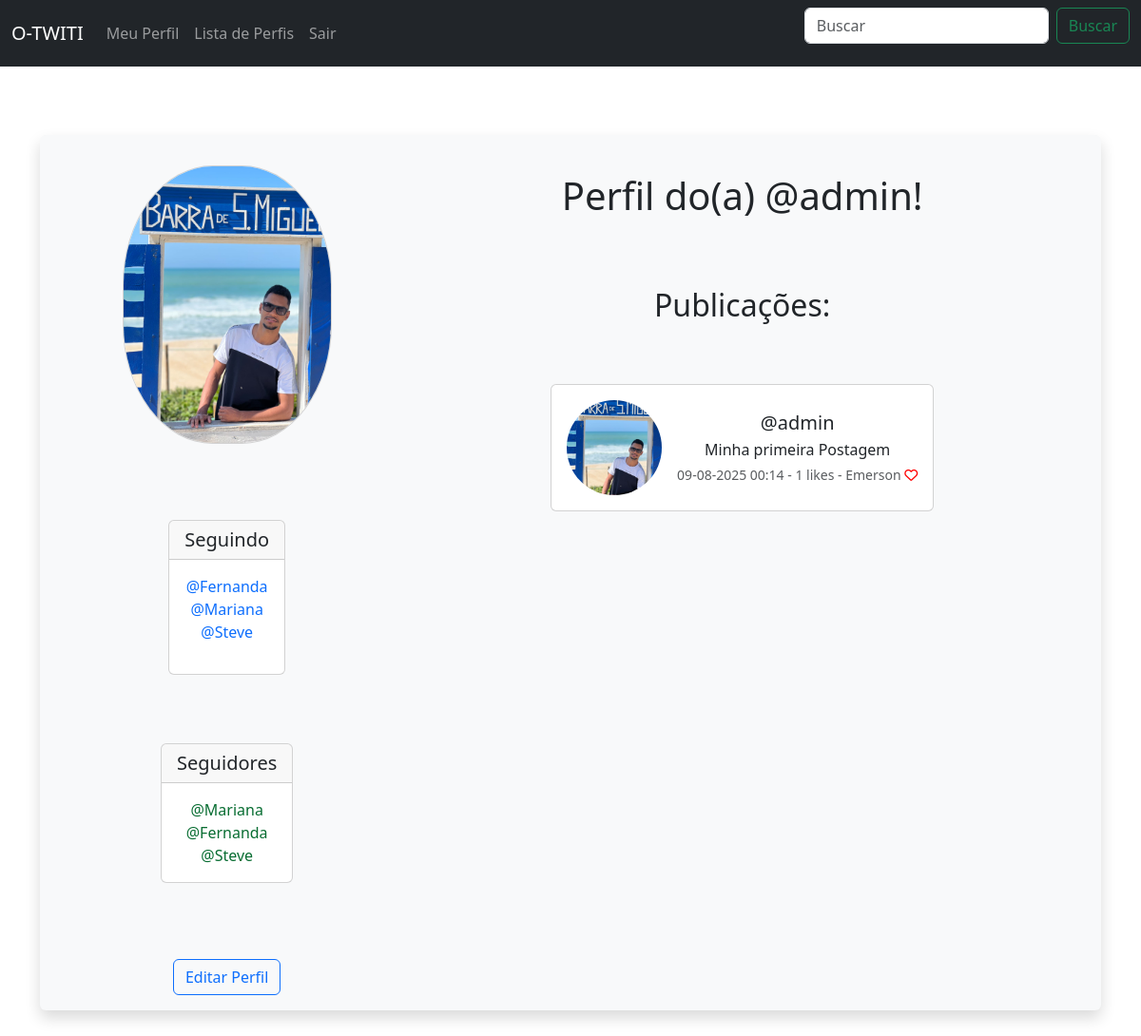
/profile/1 (signed in), run on an earlier commit of the app's database.
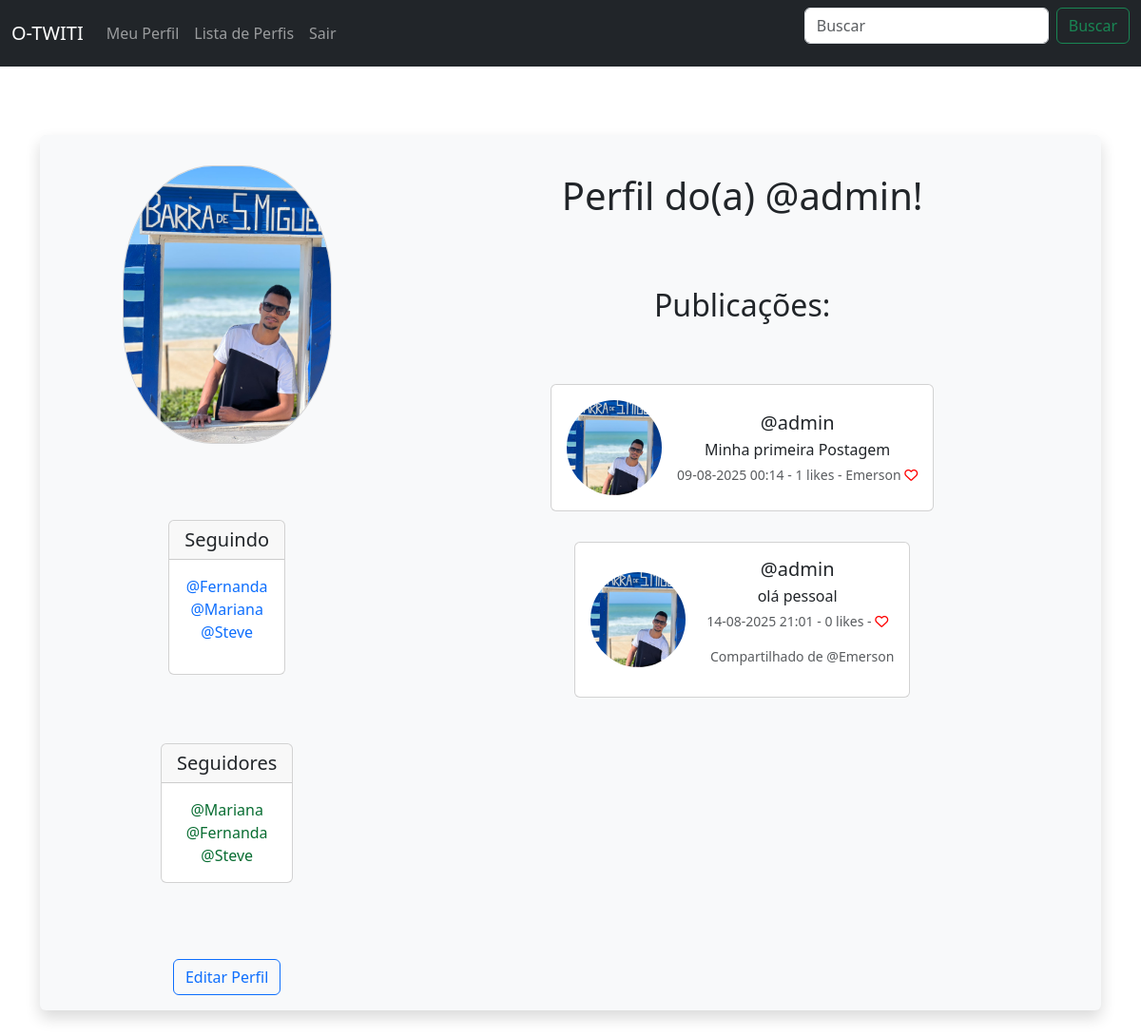
And on a later commit of the database.
### musker/models.py (models this page shows, shortened)
class UserProfile(models.Model):
    user = models.OneToOneField(User, on_delete=models.CASCADE)
    follows = models.ManyToManyField("self", related_name="followed_by", symmetrical=False, blank=True)
    date_modified = models.DateTimeField(User, auto_now=True)
    profile_image = models.ImageField(upload_to='images/', blank=True, null=True)
    def __str__(self):
        return self.user.username

class Meep(models.Model):
    user = models.ForeignKey(User, related_name='meeps', on_delete=models.DO_NOTHING)
    body = models.CharField(max_length=280)
    created_at = models.DateTimeField(auto_now_add=True)
    likes = models.ManyToManyField(User, related_name='meep_like', blank=True)
    shared_from = models.ForeignKey('self', null=True, blank=True, on_delete=models.SET_NULL, related_name='shares')
    @property
    def number_of_likes(self):
        return self.likes.count()

### musker/views.py (the view, shortened to what this page needs)
# urls.py: path('profile/<int:pk>', views.profile, name='profile'),
def profile(request, pk):
    if request.user.is_authenticated:
        profile = UserProfile.objects.get(user_id=pk)
        user_profile = UserProfile.objects.get(user=request.user)
        meeps = Meep.objects.filter(user_id=pk)
        return render(request, 'profile.html', {
            "profile": profile,
            "user_profile": user_profile,
            "meeps": meeps
        })
    else:
        messages.success(request, "Você precisa estar logado para visualizar esta página.")
        return redirect('home')

### musker/templates/profile.html (shortened to what the changed rows need)
<link rel="stylesheet" href="https://cdnjs.cloudflare.com/ajax/libs/font-awesome/6.4.2/css/all.min.css">
{% extends "base.html" %}
{% load static %}
{% block content %}
{% if profile %}
<div class="container text-center">
    <div class="row flex-column flex-md-row mt-5 mb-5 bg-light p-3 rounded shadow">
        <div class="col-md-4 order-md-2 d-flex flex-column align-items-center gap-3">
            <div class="card mb-3 mt-5 ">
                <div class="card-body">
                    <p class="card-text mb-3">
                        {% for following in profile.follows.all %}
                            <a class="text-decoration-none" href="{% url 'profile' following.user.id %}">@{{ following }}</a><br />
                        {% endfor %}
                    </p>
                </div>
            </div>
            <br />
            <div class="card">
                <div class="card-body">
                    <p class="card-text">
                        {% for follower in profile.followed_by.all %}
                            <a class="text-decoration-none list-group-item" style="color: rgb(8, 109, 50);"  href="{% url 'profile' follower.user.id %}">@{{ follower }}</a>
                        {% endfor %}
                    </p>
                </div>
            </div>
            <br />
            <br />
        </div>
        <div class="col-md-8 order-md-2 d-flex flex-column align-items-center gap-3 mt-4">
            <h1>Perfil do(a) @{{ profile.user.username }}!</h1>
            <h2 class="mt-5">Publicações:</h2>
            <br />
            {% if meeps %}
            {% for meep in meeps %}
                <div class="card mb-3">
                    <div class="card-body d-flex align-items-center">
                        {% if meep.user.userprofile.profile_image %}
                            <img src="{{ meep.user.userprofile.profile_image.url }}" alt="{{ meep.user.username }}" style="width: 100px; height: 100px; border-radius: 50%; object-fit: cover; margin-right: 16px;">
                        {% else %}
                            <img src="{% static 'images/FotoDePefil.png' %}" alt="Imagem padrão" style="width: 100px; height: 100px; border-radius: 50%; object-fit: cover; margin-right: 16px;">
                        {% endif %}
                        <div>
                            <h5 class="card-title mb-1">@{{ meep.user.username }}</h5>
                            <p class="card-text mb-1" style="word-break: break-word; white-space: pre-line;">{{ meep.body }}</p>
                            <p class="card-text">
                                <small class="text-muted">
                                    {{ meep.created_at|date:"d-m-Y H:i" }} -
                                    {{ meep.number_of_likes }}
                                    likes - {{ meep.likes.all|join:", " }}
                                    {% if user in meep.likes.all %}
                                        <a href="{% url 'meep_like' meep.id %}" title="Descurtir">
                                            <i class="fa-solid fa-heart" style="color: red;"></i>
                                        </a>
                                    {% else %}
                                        <a href="{% url 'meep_like' meep.id %}" title="Curtir">
                                            <i class="fa-regular fa-heart" style="color: red;"></i>
                                        </a>
                                    {% endif %}
                                    {% if meep.shared_from %}
                                        <div style="margin-left: 10px;" class="text-muted">Compartilhado de @{{ meep.shared_from.user.username }}</div>
                                    {% endif %}
                                </small>
                            </p>
                        </div>
                    </div>
                </div>
            {% endfor %}
            {% endif %}
        </div>
    </div>
</div>
{% endif %}
{% endblock %}

What changed in the data, as far as the page shows it:
added Meep: user.userprofile.profile_image (picture), user.username "admin", body "olá pessoal", created_at "14-08-2025 21:01", number_of_likes "0", shared_from.user.username "Emerson"
